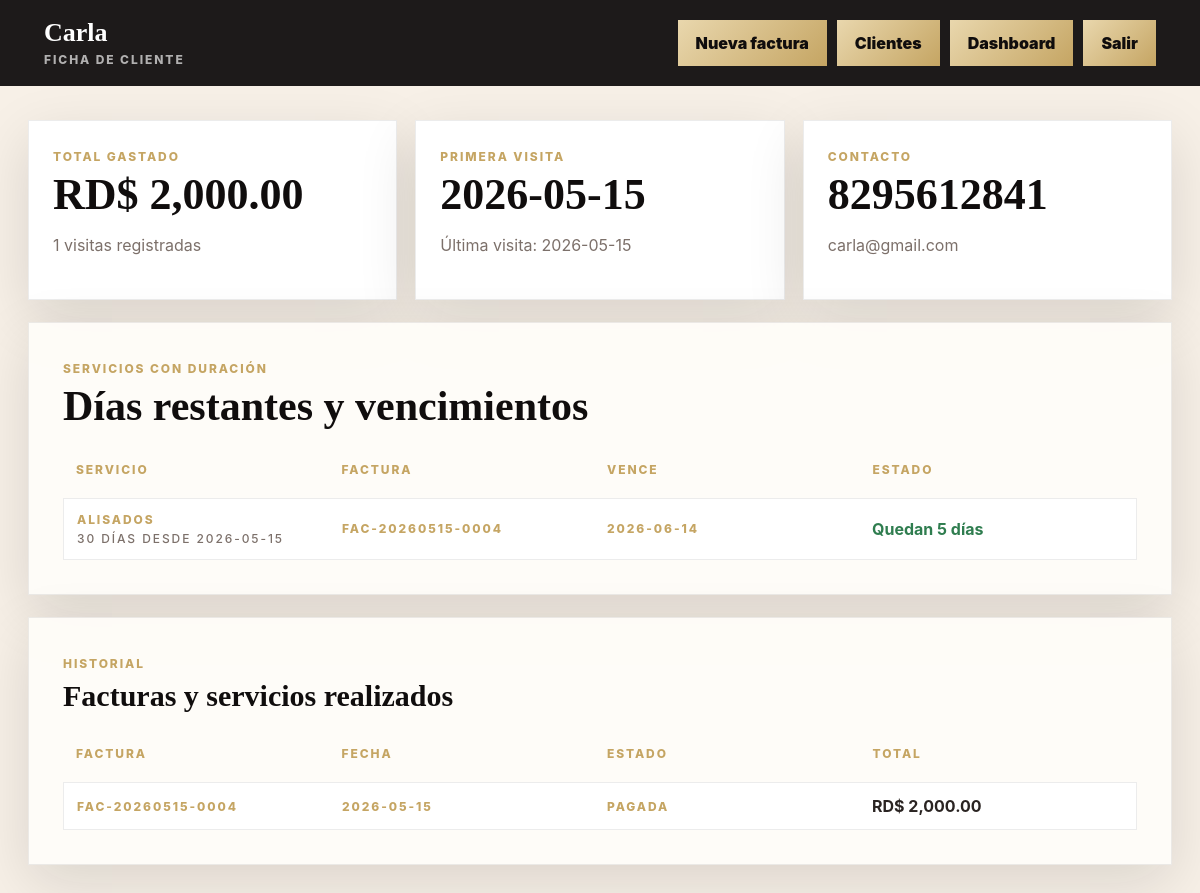
Screenshot of /admin/client_view.php?id=2 (signed in) with the database file from the repository.
### tables this page shows
CREATE TABLE clients (
            id INTEGER PRIMARY KEY AUTOINCREMENT,
            name TEXT NOT NULL,
            phone TEXT DEFAULT '',
            email TEXT DEFAULT '',
            notes TEXT DEFAULT '',
            first_visit TEXT DEFAULT '',
            last_visit TEXT DEFAULT '',
            total_spent REAL NOT NULL DEFAULT 0,
            visit_count INTEGER NOT NULL DEFAULT 0,
            created_at TEXT NOT NULL,
            updated_at TEXT NOT NULL
        );

CREATE TABLE settings (
            key TEXT PRIMARY KEY,
            value TEXT NOT NULL
        );

CREATE TABLE invoice_items (
            id INTEGER PRIMARY KEY AUTOINCREMENT,
            invoice_id INTEGER NOT NULL,
            item_type TEXT NOT NULL DEFAULT 'service',
            description TEXT NOT NULL,
            quantity REAL NOT NULL DEFAULT 1,
            unit_price REAL NOT NULL DEFAULT 0,
            line_total REAL NOT NULL DEFAULT 0, duration_days INTEGER DEFAULT 0, expires_at TEXT DEFAULT '',
            FOREIGN KEY(invoice_id) REFERENCES invoices(id) ON DELETE CASCADE
        );

CREATE TABLE invoices (
            id INTEGER PRIMARY KEY AUTOINCREMENT,
            invoice_number TEXT NOT NULL UNIQUE,
            client_name TEXT NOT NULL,
            client_phone TEXT DEFAULT '',
            client_email TEXT DEFAULT '',
            invoice_date TEXT NOT NULL,
            payment_method TEXT DEFAULT 'Efectivo',
            status TEXT DEFAULT 'Pagada',
            notes TEXT DEFAULT '',
            subtotal REAL NOT NULL DEFAULT 0,
            discount REAL NOT NULL DEFAULT 0,
            tax_rate REAL NOT NULL DEFAULT 0,
            tax_total REAL NOT NULL DEFAULT 0,
            total REAL NOT NULL DEFAULT 0,
            created_by INTEGER,
            created_at TEXT NOT NULL,
            updated_at TEXT NOT NULL, client_id INTEGER,
            FOREIGN KEY(created_by) REFERENCES admins(id)
        );

### app/bootstrap.php (called while the page is built, shortened)
<?php
function db(): PDO
{
    static $pdo = null;
    if ($pdo instanceof PDO) {
        return $pdo;
    }
    $pdo = new PDO('sqlite:' . DB_PATH);
    $pdo->setAttribute(PDO::ATTR_ERRMODE, PDO::ERRMODE_EXCEPTION);
    $pdo->setAttribute(PDO::ATTR_DEFAULT_FETCH_MODE, PDO::FETCH_ASSOC);
    $pdo->exec('PRAGMA foreign_keys = ON');
    return $pdo;
}
function h(?string $value): string
{
    return htmlspecialchars((string) $value, ENT_QUOTES, 'UTF-8');
}
function setting(string $key, string $default = ''): string
{
    $stmt = db()->prepare("SELECT value FROM settings WHERE key = :key");
    $stmt->execute(['key' => $key]);
    $value = $stmt->fetchColumn();
    return $value === false ? $default : (string) $value;
}
function money(float $amount): string
{
    return setting('currency', 'RD$') . ' ' . number_format($amount, 2, '.', ',');
}
function refresh_client_stats(int $clientId): void
{
    $pdo = db();
    $stmt = $pdo->prepare("
        SELECT
            COALESCE(SUM(total), 0) AS total_spent,
            COUNT(*) AS visit_count,
            MIN(invoice_date) AS first_visit,
            MAX(invoice_date) AS last_visit
        FROM invoices
        WHERE client_id = :client_id AND status != 'Anulada'
    ");
}
function days_remaining(?string $expiresAt): ?int
{
    $today = new DateTimeImmutable(date('Y-m-d'));
    $expires = new DateTimeImmutable($expiresAt);
    return (int) $today->diff($expires)->format('%r%a');
}

### admin/client_view.php (the view, shortened to what this page needs)
<?php
require __DIR__ . '/../app/bootstrap.php';
$id = (int) ($_GET['id'] ?? 0);
$stmt = db()->prepare("SELECT * FROM clients WHERE id = :id");
$stmt->execute(['id' => $id]);
$stmt->execute(['id' => $id]);
$client = $stmt->fetch();
$invoiceStmt = db()->prepare("SELECT * FROM invoices WHERE client_id = :id ORDER BY invoice_date DESC, id DESC");
$invoiceStmt->execute(['id' => $id]);
$invoices = $invoiceStmt->fetchAll();
$serviceStmt = db()->prepare("
    SELECT ii.*, i.invoice_number, i.invoice_date, i.id AS invoice_id
    FROM invoice_items ii
    JOIN invoices i ON i.id = ii.invoice_id
    WHERE i.client_id = :id AND ii.duration_days > 0 AND i.status != 'Anulada'
    ORDER BY ii.expires_at DESC, i.invoice_date DESC
");
$serviceStmt->execute(['id' => $id]);
$services = $serviceStmt->fetchAll();
?>
<!DOCTYPE html>
<html lang="es">
<head>
  <link rel="stylesheet" href="../assets/css/admin.css">
</head>
<body>
  <header class="admin-topbar">
    <div><strong><?= h($client['name']) ?></strong><span>Ficha de cliente</span></div>
    <nav><a href="invoice.php">Nueva factura</a><a href="clients.php">Clientes</a><a href="dashboard.php">Dashboard</a><a href="logout.php">Salir</a></nav>
  </header>
  <main class="admin-layout">
    <section class="metric-grid">
      <article class="metric-card"><span>Total gastado</span><strong><?= h(money((float) $client['total_spent'])) ?></strong><p><?= (int) $client['visit_count'] ?> visitas registradas</p></article>
      <article class="metric-card"><span>Primera visita</span><strong><?= h($client['first_visit'] ?: 'N/A') ?></strong><p>Última visita: <?= h($client['last_visit'] ?: 'N/A') ?></p></article>
      <article class="metric-card"><span>Contacto</span><strong><?= h($client['phone'] ?: 'Sin teléfono') ?></strong><p><?= h($client['email'] ?: 'Sin email') ?></p></article>
    </section>
    <section class="panel">
      <div class="panel-heading"><span>Servicios con duración</span><h1>Días restantes y vencimientos</h1></div>
      <div class="report-table">
        <div class="report-row head"><span>Servicio</span><span>Factura</span><span>Vence</span><span>Estado</span></div>
        <?php foreach ($services as $service): ?>
          <?php $remaining = days_remaining($service['expires_at']); ?>
          <a class="report-row" href="invoice_view.php?id=<?= (int) $service['invoice_id'] ?>">
            <span><?= h($service['description']) ?><small><?= (int) $service['duration_days'] ?> días desde <?= h($service['invoice_date']) ?></small></span>
            <span><?= h($service['invoice_number']) ?></span>
            <span><?= h($service['expires_at']) ?></span>
            <strong class="<?= $remaining !== null && $remaining < 0 ? 'status-expired' : 'status-active' ?>">
              <?php if ($remaining === null): ?>Sin vencimiento<?php elseif ($remaining < 0): ?>Vencido hace <?= abs($remaining) ?> días<?php elseif ($remaining === 0): ?>Vence hoy<?php else: ?>Quedan <?= $remaining ?> días<?php endif; ?>
            </strong>
          </a>
        <?php endforeach; ?>
      </div>
    </section>
    <section class="panel">
      <div class="panel-heading"><span>Historial</span><h2>Facturas y servicios realizados</h2></div>
      <div class="report-table">
        <div class="report-row head"><span>Factura</span><span>Fecha</span><span>Estado</span><span>Total</span></div>
        <?php foreach ($invoices as $invoice): ?>
          <a class="report-row" href="invoice_view.php?id=<?= (int) $invoice['id'] ?>">
            <span><?= h($invoice['invoice_number']) ?></span>
            <span><?= h($invoice['invoice_date']) ?></span>
            <span><?= h($invoice['status']) ?></span>
            <strong><?= h(money((float) $invoice['total'])) ?></strong>
          </a>
        <?php endforeach; ?>
      </div>
    </section>
  </main>
</body>
</html>

### assets/css/admin.css (style rules this page uses)
:root { --black: #100d0d; --ink: #2a2422; --muted: #7c706a; --cream: #f7f0e7; --gold: #c5a563; --danger: #9f2d2d; --white: #fffdf9; --shadow: 0 18px 55px rgba(16, 13, 13, 0.12); --serif: Georgia, "Times New Roman", serif; --sans: Inter, Arial, sans-serif; }
* { box-sizing: border-box; }
body { margin: 0; background: var(--cream); color: var(--ink); font-family: var(--sans); }
.auth-card, .panel { background: rgba(255, 253, 249, 0.94); border: 1px solid rgba(16, 13, 13, 0.08); box-shadow: var(--shadow); }
span { color: var(--gold); display: inline-block; font-size: 12px; font-weight: 800; letter-spacing: 0.16em; text-transform: uppercase; }
h1, h2 { color: var(--black); font-family: var(--serif); letter-spacing: 0; margin: 8px 0 10px; }
h1 { font-size: 42px; line-height: 1; }
h2 { font-size: 30px; line-height: 1.05; }
p { color: var(--muted); line-height: 1.6; }
button, .admin-topbar a { background: linear-gradient(135deg, #e9d7ad, var(--gold)); border: 0; color: var(--black); cursor: pointer; display: inline-flex; font-weight: 900; justify-content: center; min-height: 46px; padding: 13px 18px; text-decoration: none; }
.admin-topbar { align-items: center; background: rgba(16, 13, 13, 0.94); color: #fff; display: flex; justify-content: space-between; padding: 18px clamp(18px, 4vw, 44px); position: sticky; top: 0; z-index: 10; }
.admin-topbar strong { display: block; font-family: var(--serif); font-size: 26px; }
.admin-topbar span { color: rgba(255, 255, 255, 0.66); }
.admin-topbar nav { display: flex; gap: 10px; flex-wrap: wrap; }
.admin-layout { display: grid; gap: 22px; margin: 0 auto; max-width: 1180px; padding: 34px 18px 70px; }
.panel { padding: clamp(20px, 4vw, 34px); }
.metric-grid, .analytics-grid, .invoice-bottom { display: grid; gap: 18px; }
.metric-grid { grid-template-columns: repeat(3, 1fr); }
.metric-card { background: #fff; border: 1px solid rgba(16, 13, 13, 0.08); box-shadow: var(--shadow); padding: 24px; }
.metric-card strong { color: var(--black); display: block; font-family: var(--serif); font-size: clamp(30px, 4vw, 44px); line-height: 1; margin-top: 8px; }
.metric-card a, .invoice-mini, .report-row { color: inherit; text-decoration: none; }
.report-row small { color: var(--muted); display: block; font-size: 12px; font-weight: 500; margin-top: 4px; }
.status-active { color: #2f7d4f; }
.panel-heading { margin-bottom: 22px; }
.report-table { display: grid; gap: 8px; }
.report-row { align-items: center; background: #fff; border: 1px solid rgba(16, 13, 13, 0.08); display: grid; gap: 14px; grid-template-columns: 1fr 1fr 1fr 1fr; padding: 13px; }
.report-row.head { background: transparent; border: 0; color: var(--muted); font-size: 12px; font-weight: 900; letter-spacing: 0.08em; text-transform: uppercase; }

### rows the page displays
clients: name "Carla", total_spent.value "RD$ 2,000.00", visit_count "1", first_visit "2026-05-15", last_visit "2026-05-15", phone "8295612841", email "carla@gmail.com"
invoice_items: description "ALISADOS", duration_days "30", invoice.invoice_date "2026-05-15", invoice.invoice_number "FAC-20260515-0004", expires_at "2026-06-14", expires_at "5"
invoices: invoice_number "FAC-20260515-0004", invoice_date "2026-05-15", status "PAGADA", total.value "RD$ 2,000.00"
